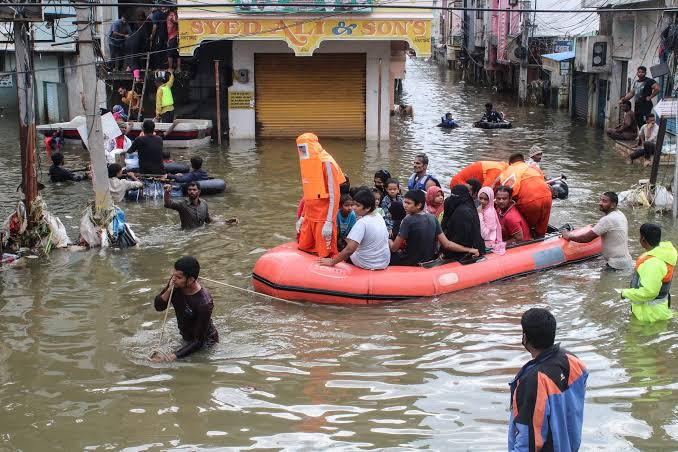
#> input picture backend/data/real_flood.jpg, 678 x 452 px
$ python -i ocr.py   (imports and definitions only)
#> lines starting #> are read from the running program, lines starting #| are printed output that depends on the picture; after the words box and inside, x2 and y2 are one past the last pixel; in counts of white or black regions, pixels touching at a corner belong together
#> further down, picture is the input picture: PIL image 678x452 RGB; mean R, G, B 129, 117.1, 109.7
import os
import shutil
from datetime import date, datetime, timezone
from typing import Any, Dict, List, Optional, Union
from PIL import Image, ExifTags, ImageEnhance, ImageFilter

import pytesseract

from .schemas import EvidenceItem, EvidencePolarity, EvidenceSource
from .temporal import extract_temporal_evidence


# [134 lines left out: functions is_tesseract_available, load_image, extract_image_metadata, not called in this run]


def preprocess_image_for_ocr(img: Image.Image) -> List[Image.Image]:
    """
    Produces candidate preprocessed PIL images to optimize OCR text extraction:
    1. Base image (upscaled if resolution is low).
    2. Grayscale with enhanced contrast.
    3. Contrast enhanced + sharpened.
    4. Contrast enhanced + binarized thresholding.
    """
    candidates = []

    # Ensure RGB or L
    base = img.convert("RGB") if img.mode not in ("RGB", "L") else img.copy()

    # 1. Upscale if low resolution to help Tesseract detect small fonts / banners
    w, h = base.size
#> w = 678; h = 452
    if w < 1000 or h < 600:
        scale_factor = max(1.5, min(2.5, 1200.0 / max(w, 1)))
#> scale_factor = 1.77
        new_w, new_h = int(w * scale_factor), int(h * scale_factor)
#> new_w = 1200; new_h = 800
        base = base.resize((new_w, new_h), Image.Resampling.LANCZOS)

    candidates.append(base)

    # 2. Grayscale + high contrast
    gray = base.convert("L")
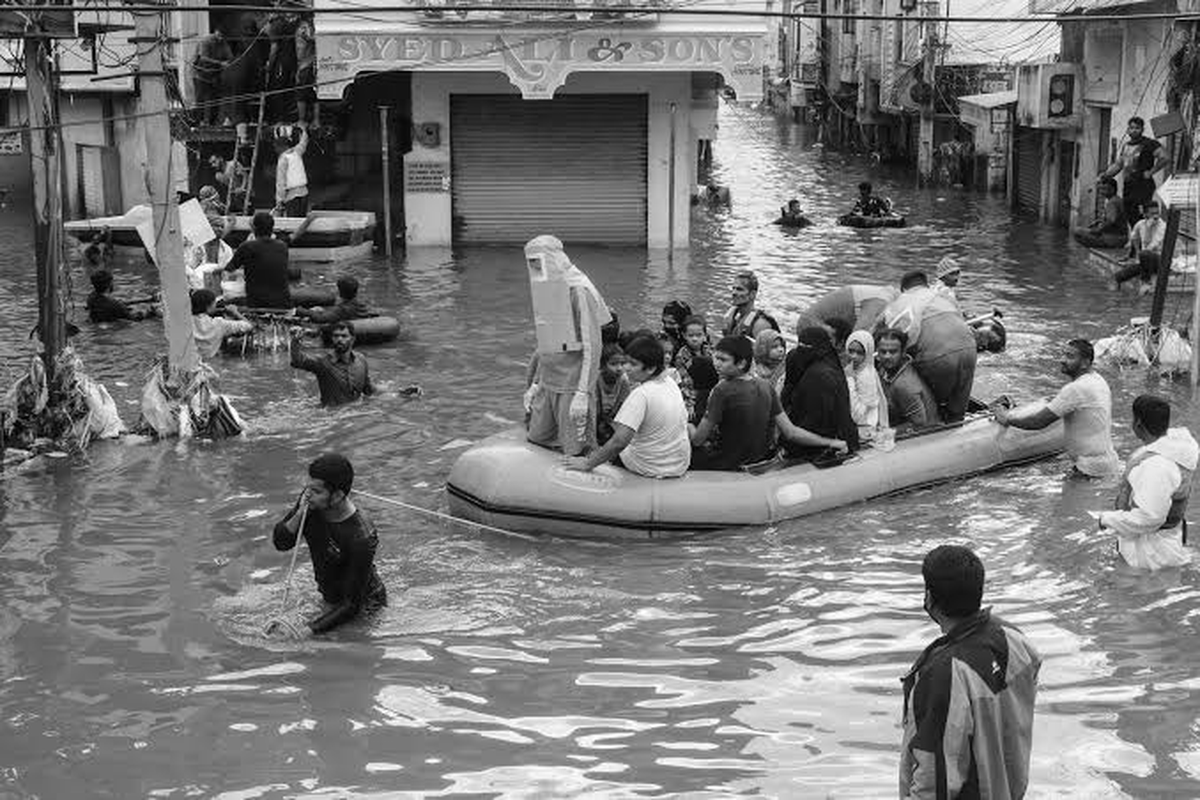
#> gray: PIL image 1200x800 L; min 0, max 255, mean 119.8
    enhancer = ImageEnhance.Contrast(gray)
    contrast_img = enhancer.enhance(2.0)
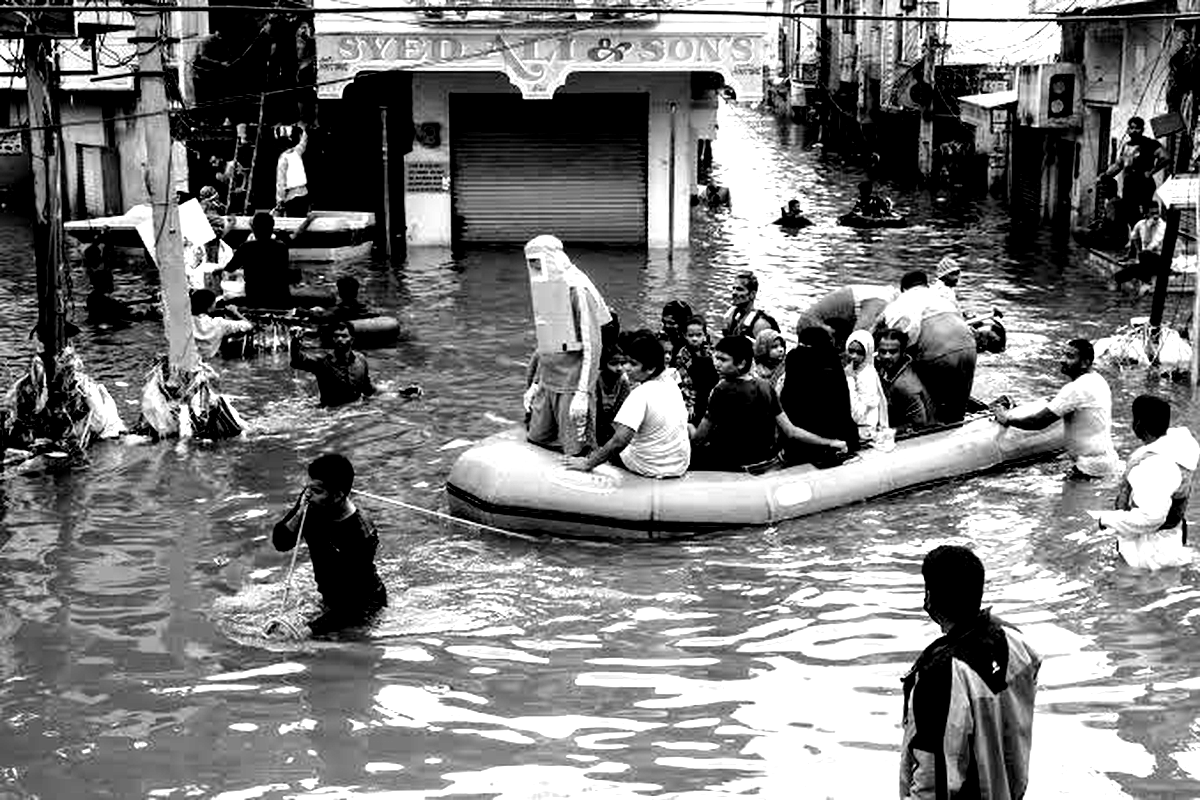
#> contrast_img: PIL image 1200x800 L; min 0, max 255, mean 121.5
    candidates.append(contrast_img)

    # 3. Sharpened contrast
    sharpened = contrast_img.filter(ImageFilter.SHARPEN)
    candidates.append(sharpened)

    # 4. Binary thresholding for overlay / ticker text
    threshold_img = contrast_img.point(lambda p: 255 if p > 130 else 0)
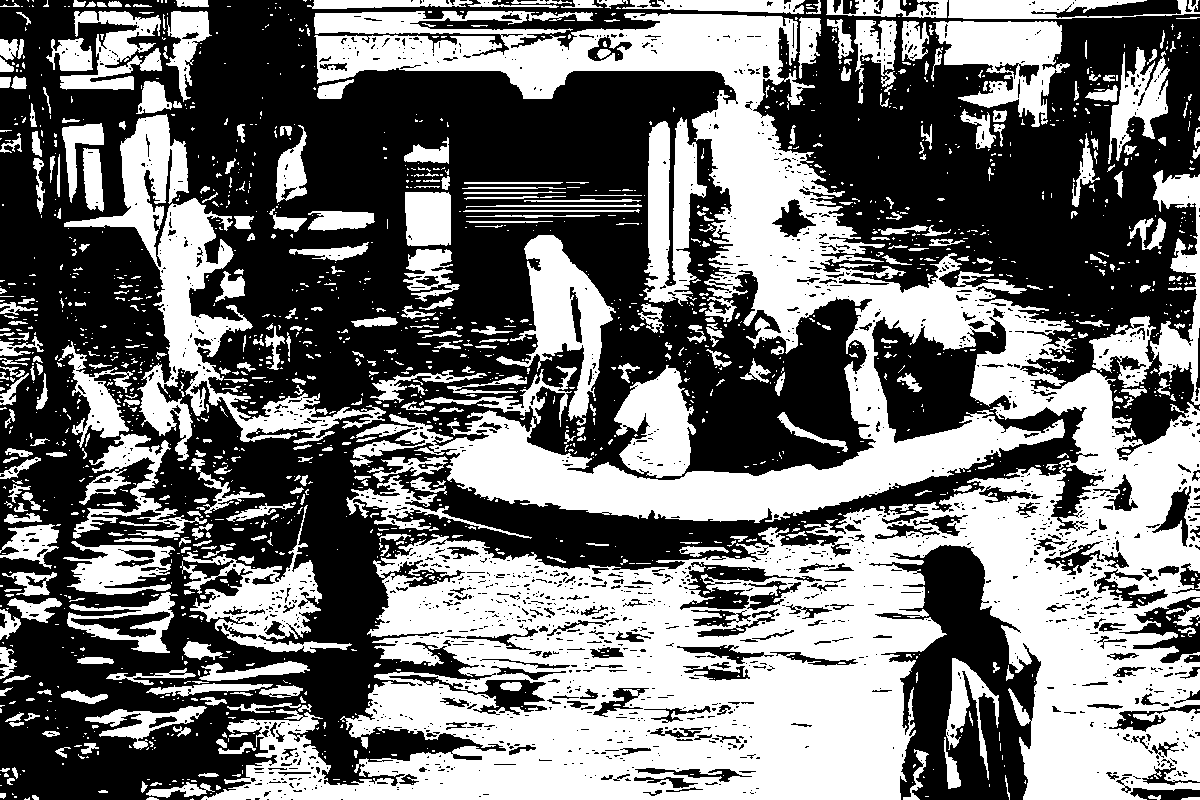
#> threshold_img: PIL image 1200x800 L; 45.1% white; 1872 white regions (1442 under 20 px), largest, box (x1, y1, x2, y2) and area: (201, 11, 1200, 800) 273880, (64, 114, 386, 461) 20089, (496, 235, 616, 426) 7875
    candidates.append(threshold_img)

    return candidates


# [184 lines left out: functions run_ocr_with_status, extract_ocr_text, extract_ocr_evidence, extract_image_evidence, not called in this run]

>>> from PIL import Image
>>> picture = Image.open('../data/real_flood.jpg')
>>> result = preprocess_image_for_ocr(picture)
#> result = 4 items
